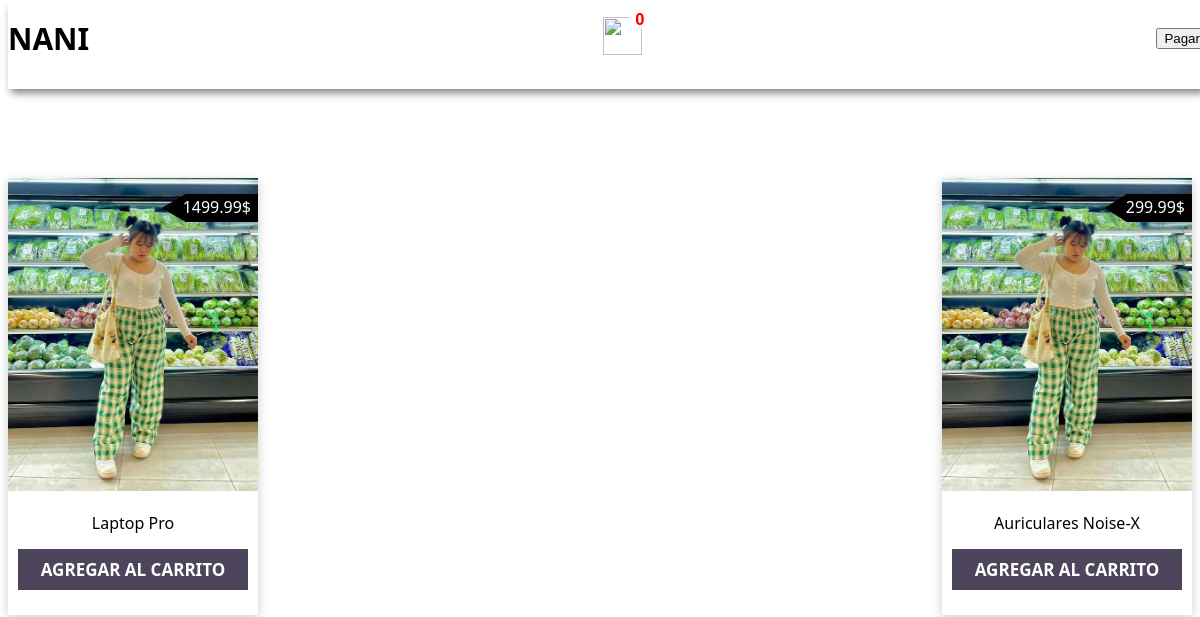
Screenshot of /catalogo/ with the database file from the repository.
### catalogo_app/models.py (models this page shows, shortened)
class Product(models.Model):
    nombre = models.CharField(max_length=200)
    descripcion = models.TextField()
    precio = models.DecimalField(max_digits=10, decimal_places=2)
    stock = models.PositiveIntegerField()
    categoria = models.ForeignKey(Category, on_delete=models.CASCADE)
    imagen = models.ImageField(upload_to='products/', blank=True, null=True)

### catalogo_app/views.py (the view)
# urls.py: path('', catalogo_view, name='catalogo'),
def catalogo_view(request):
    productos = Product.objects.all()
    return render(request, 'catalogo_app/catalogo.html', {'productos': productos})

### catalogo_app/templates/catalogo_app/catalogo.html (shortened to what this page needs)
{% load static %}
<!DOCTYPE html>
<html lang="es">
<head>
    <link rel="stylesheet" href="{% static 'css/catalogo.css' %}">
</head>
<body>
    <header>
        <div class="header-section container">
            <h1 style="font-size: 30px;">NANI</h1>
            <div>
                <img onclick="showCart(this)" class="cart" src="img/icons8-carrito-de-compras.gif" alt="">
                <p class="count-product">0</p>
            </div>
            <button onclick="redirectToCheckout()">Pagar</button>
        </div>
    </header>
    <section class="container">
        <div class="products">
            {% for producto in productos %}
            <div class="carts">
                <div>
                    <img src="{% static 'images/imgprueba.jpg' %}" alt="">
                    <p><span>{{ producto.precio }}</span>$</p>
                </div>
                <p class="title">{{ producto.nombre }}</p>
                <a href=" {% url 'agregar_al_carrito' producto.id %}" class="btn-add-cart">Agregar al carrito</a>
                </div>
                {% endfor %}
            </div>
    </section>
</body>
</html>

### static/css/catalogo.css (style rules this page uses)
body { font-family: system-ui; }
header { background-color: #ffffff; padding-bottom: 10px; box-shadow: 0 7px 8px -3px grey; position: fixed; width: 100%; margin-top: -10px; z-index: 99; }
.container { max-width: 1200px; text-align: center; margin: auto; }
.header-section { display: flex; justify-content: space-between; margin: auto; align-items: center; position: relative; }
.header-section div { position: relative; }
.header-section p { position: absolute; top: -24px; right: -8px; background-color: #fff; padding: 1px 6px; border-radius: 50%; color: red; font-weight: 700; font-family: system-ui; line-height: 18px; }
.cart { width: 39px; height: 38px; }
.products { padding-top: 170px; display: flex; flex-wrap: wrap; justify-content: space-between; }
.carts { max-width: 250px; box-shadow: 0 3px 10px rgb(0 0 0 / 20%); padding-bottom: 34px; margin-bottom: 40px; }
.carts img { width: 100%; }
.carts p { font-family: system-ui; font-weight: 500; padding: 0 20px; margin-bottom: 24px; }
.carts div p { position: absolute; top: 0; right: 0px; background-color: rgb(0, 0, 0); color: #fff; padding: 2px 7px 4px 21px; clip-path: polygon(25% 0%, 100% 0%, 100% 100%, 25% 100%, 0% 50%); }
.carts div { position: relative; }
.carts a { font-family: system-ui; text-decoration: none; background: rgb(76, 69, 92); padding: 9px 23px; color: #fff; font-size: 17px; text-transform: uppercase; font-weight: 700; }

### rows the page displays
Product: precio "1499.99", nombre "Laptop Pro"
Product: precio "299.99", nombre "Auriculares Noise-X"
